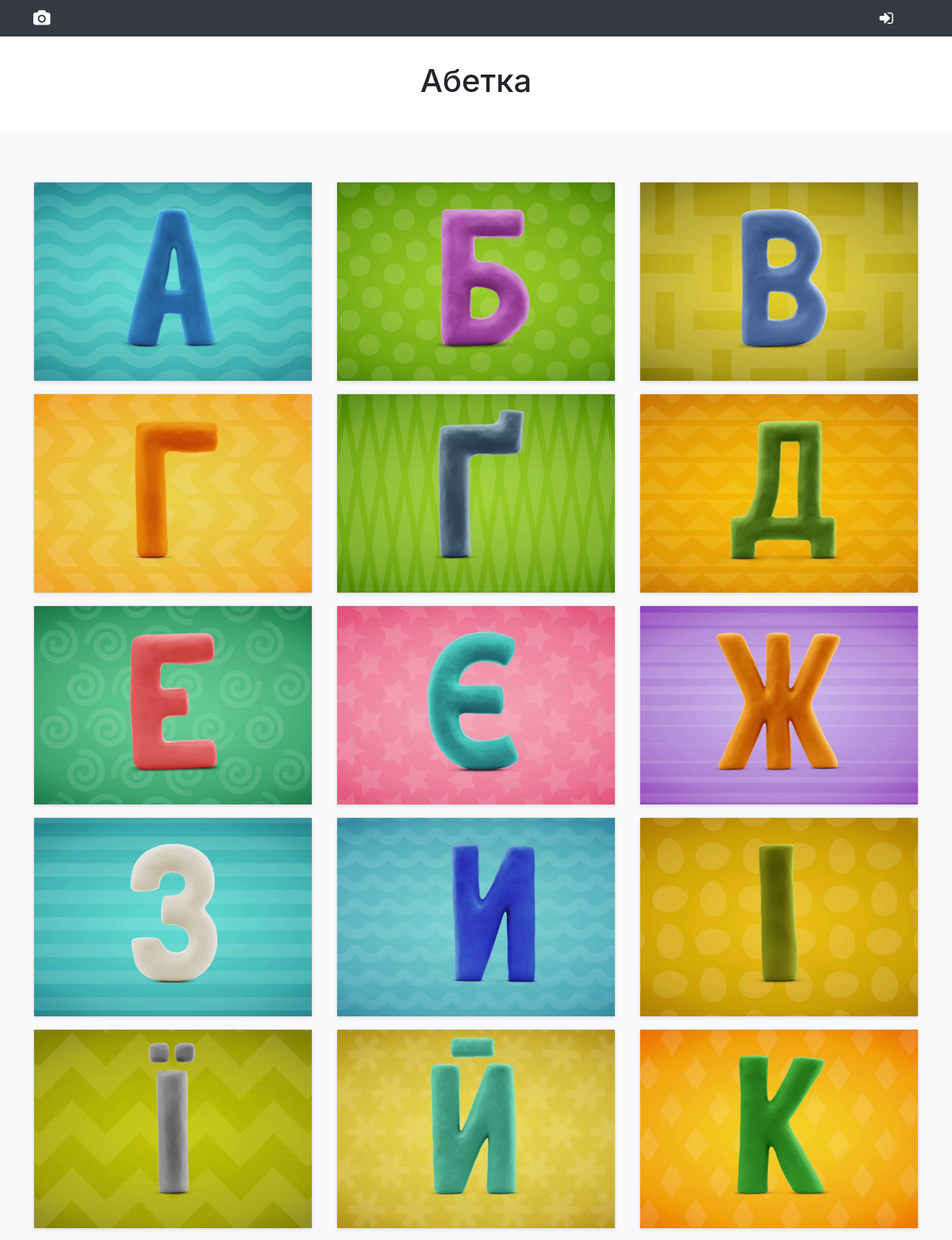
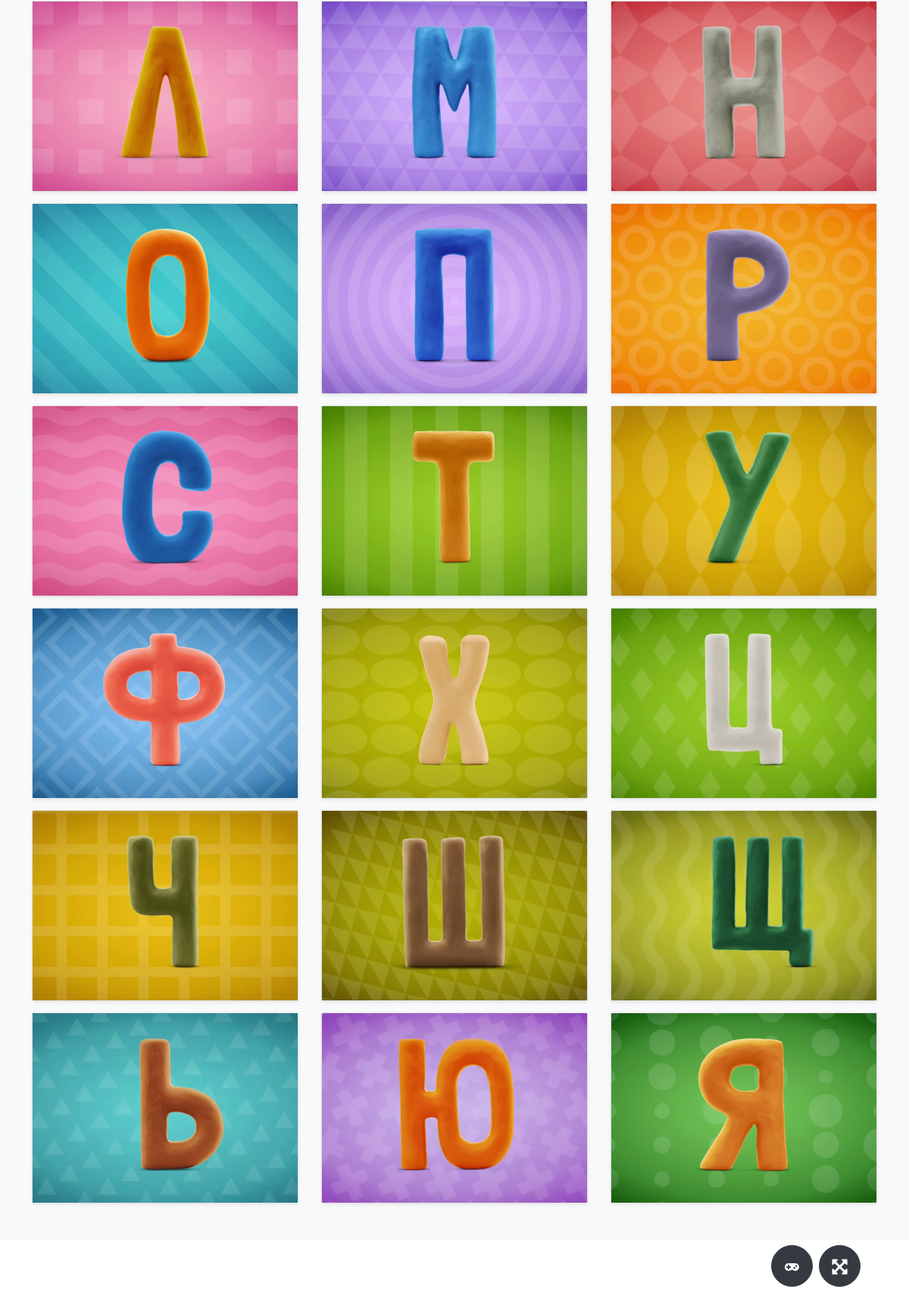
/cards/ukr_alpha, run on the app's committed database (2 pictures, top to bottom).
### cards_gallery/models.py (models this page shows, shortened)
class Card(models.Model):
    slug = models.SlugField(max_length=500, unique=True, blank=True, null=True)
    title = models.CharField(max_length=100)
    image = ResizedImageField(
        size=[1400, 1000],
        crop=["middle", "center"],
        default="default_image.jpg",
        upload_to="image",
    )
    audio = models.FileField(upload_to="audio", default="default_audio.mp3")
    cards = models.ManyToManyField('Card', through='CardItem', null=True, blank=True)
    tags = models.ManyToManyField(CardTag, related_name='tags')
    is_category = models.BooleanField(default=False)
    created_at = models.DateTimeField(auto_now_add=True)

### cards_gallery/views.py (the view)
# urls.py: path("<slug:slug>", views.category_page, name="image_category"),
def category_page(request, slug):
    settings = get_user_settings(request)
    category = Card.objects.get(slug=slug)
    cards = filter_cards(request, category.cards, False)
    context = {"category": category, "cards": cards, "settings": settings}
    return render(request, "cards_gallery/category_game.html", context)

### cards_gallery/templatetags/random_numbers.py (called while the page is built)
@register.simple_tag
def random_int(a, b=None):
    if b is None:
        a, b = 0, a
    return random.randint(a, b)

### cards_gallery/templates/cards_gallery/category_game.html (shortened to what this page needs)
{% extends "base.html" %}
{% load random_numbers %}
{% load static %}
{% block content %}
<main>
    <section class="py-3 text-center container">
        <div class="row py-lg-3">
            <div class="col-lg-6 col-md-8 mx-auto">
                <h1 class="fw-light">{{category.title}}</h1>
            </div>
        </div>
    </section>
    <div class="album py-5 bg-light" id="cards_container">
        <div class="container-xl">
            <div class="row row-cols-1 row-cols-sm-2 row-cols-md-3">
                {% if cards|length > 0 %}
                {% for card in cards %}
                <div class="col">
                    {% include "component/card_component.html" with card=card %}
                </div>
                {% endfor %}
                {% else %}
                <h2>No image for selected category</h2>
                {% endif %}
            </div>
        </div>
    </div>
</main>
{% random_int 100 999 as random_num %}
<div class="sticky-button fixed-bottom container d-flex justify-content-end">
    {% if cards|length >= 4 %}
        <a id="start_game" role="button"
           href="{% url 'image_game' random_num category.slug %}?num_question={{settings.num_question}}&num=1">
            <button class="btn btn-dark btn-circle btn-circle-lg m-1"><i class="fa fa-gamepad" aria-hidden="true"></i></button>
        </a>
    {% else %}
        <a role="button" href="{% url 'image_not_enough' %}?title={{category.title}}">
            <button class="btn btn-dark btn-circle btn-circle-lg m-1"><i class="fa fa-gamepad" aria-hidden="true"></i></button>
        </a>
    {% endif %}
    {% if cards|length > 0 %}
        <a href="#fullscreenModal" role="button" data-toggle="modal">
            <button class="btn btn-dark btn-circle btn-circle-lg m-1"><i class="fa fa-arrows-alt fa-lg"></i></button>
        </a>
    {% endif %}
</div>
{% endblock content %}

### cards_gallery/templates/component/card_component.html (shortened to what this page needs)
<a class="card-link" href="{% url 'image_category' card.slug %}">
    <div class="card shadow-sm">
        <img src="{{card.image.url}}">
    </div>
</a>

### cards_gallery/static/css/custom.css (style rules this page uses)
.container,.container-fluid,.container-lg,.container-md,.container-sm,.container-xl,.container-xxl { width:100%; padding-right:var(--bs-gutter-x,.75rem); padding-left:var(--bs-gutter-x,.75rem); margin-right:auto; margin-left:auto }
@media (min-width:576px) { .container,.container-sm { max-width:540px } }
@media (min-width:768px) { .container,.container-md,.container-sm { max-width:720px } }
@media (min-width:992px) { .container,.container-lg,.container-md,.container-sm { max-width:960px } }
@media (min-width:1200px) { .container,.container-lg,.container-md,.container-sm,.container-xl { max-width:1140px } }
.col { padding-top: 15px; }
img { transition: .5s ease; }
.btn-circle { width: 45px; height: 45px; line-height: 45px; text-align: center; padding: 0; border-radius: 50%; }
.btn-circle i { position: relative; top: -1px; }
.btn-circle-lg { width: 55px; height: 55px; line-height: 55px; font-size: 1.1rem; }
.sticky-button { padding: 30px; }
:root { --control-bg-color: #1d2124; }

### data on the page
Card: title "Абетка"
Card: image (picture)
Card: image (picture)
Card: image (picture)
Card: image (picture)
Card: image (picture)
Card: image (picture)
Card: image (picture)
Card: image (picture)
Card: image (picture)
Card: image (picture)
Card: image (picture)
Card: image (picture)
Card: image (picture)
Card: image (picture)
Card: image (picture)
Card: image (picture)
Card: image (picture)
Card: image (picture)
Card: image (picture)
Card: image (picture)
Card: image (picture)
Card: image (picture)
Card: image (picture)
Card: image (picture)
Card: image (picture)
Card: image (picture)
Card: image (picture)
Card: image (picture)
Card: image (picture)
Card: image (picture)
Card: image (picture)
Card: image (picture)
Card: image (picture)
